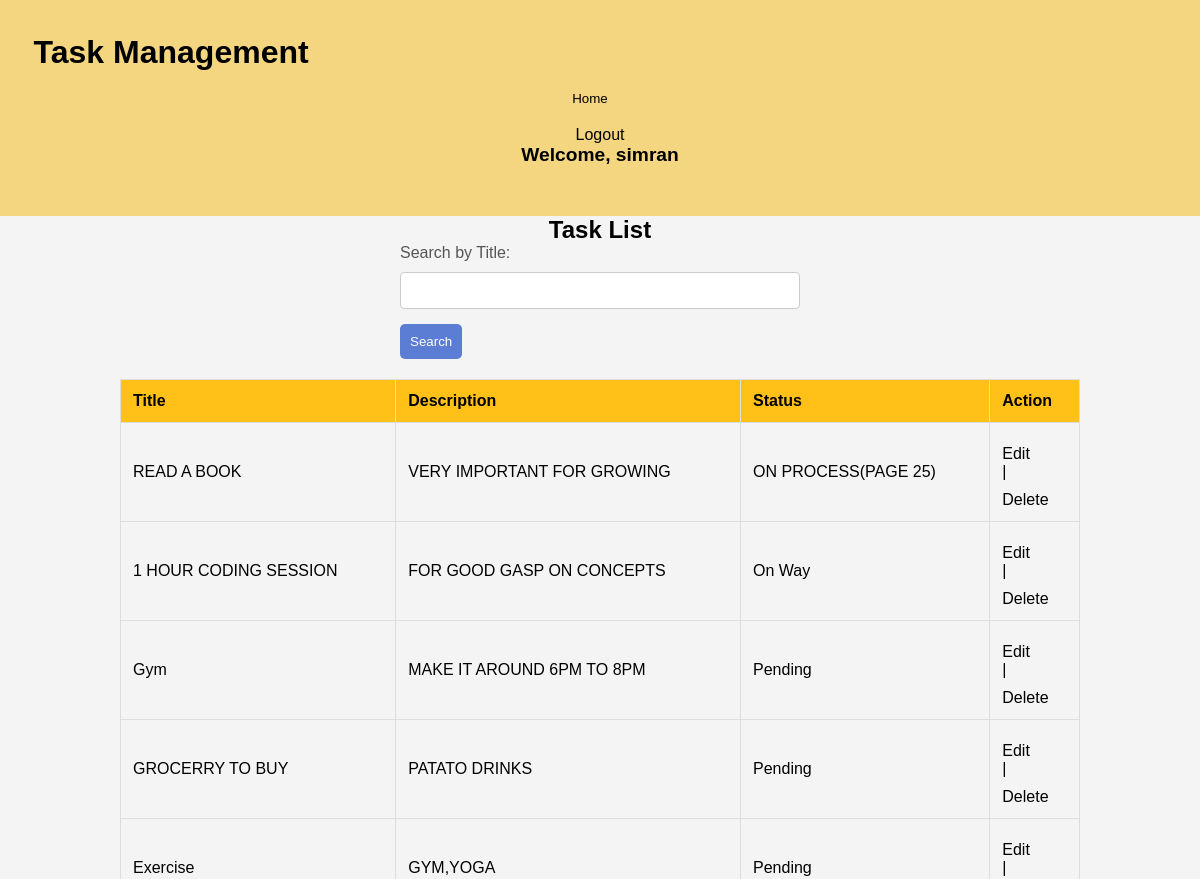
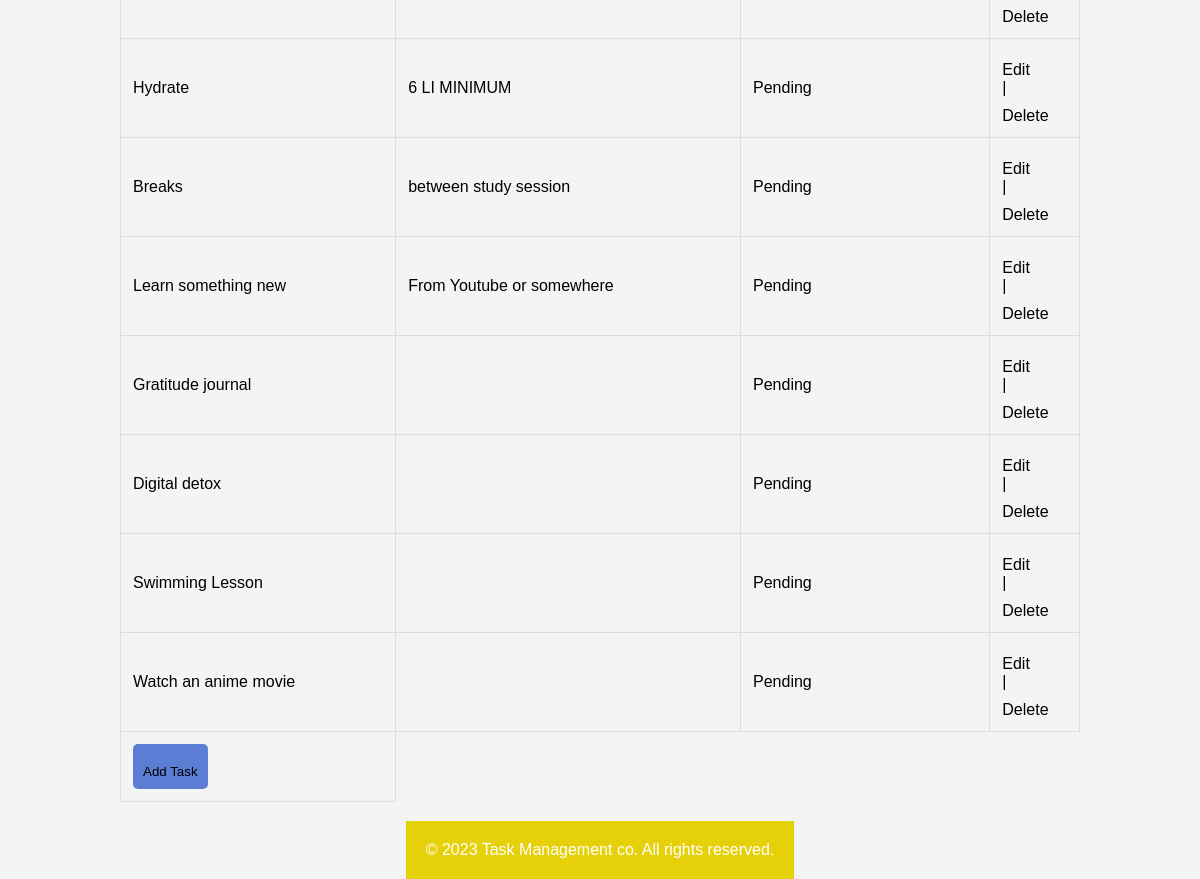
Screenshot of /index.php (signed in) with the database file from the repository (2 pictures, top to bottom).
### tables this page shows
CREATE TABLE `users` (
  `id` int(11) NOT NULL,
  `admin` tinyint(4) NOT NULL,
  `username` varchar(255) NOT NULL,
  `email` varchar(250) NOT NULL,
  `password` varchar(255) NOT NULL,
  `Created_at` timestamp NOT NULL DEFAULT current_timestamp()
);

CREATE TABLE `tasks` (
  `id` int(11) NOT NULL,
  `user_id` int(11) NOT NULL,
  `title` varchar(255) NOT NULL,
  `description` text DEFAULT NULL,
  `status` varchar(20) DEFAULT 'Pending',
  `created_at` timestamp NOT NULL DEFAULT current_timestamp(),
  `updated_at` timestamp NOT NULL DEFAULT current_timestamp() ON UPDATE current_timestamp()
);

### index.php (the view, shortened to what this page needs)
<?php
include 'connect.php';
require_once('header.php');
$user_id = $_SESSION['user_id'];
$search_title = isset($_GET['search']) ? $_GET['search'] : '';
$sql = "SELECT * FROM tasks WHERE user_id = '$user_id' AND title LIKE '%$search_title%'";
$result = $conn->query($sql);
?>
<!DOCTYPE html>
<html lang="en">
<head>
    </head>
    <body>
    <h2>Task List</h2>
    <form method="GET" action="">
        <label for="search">Search by Title:</label>
        <input type="text" id="search" name="search" value="<?= htmlspecialchars($search_title) ?>">
        <button type="submit">Search</button>
    </form>
    <table>
        <thead>
            <tr>
                <th>Title</th>
                <th>Description</th>
                <th>Status</th>
                <th>Action</th>
            </tr>
        </thead>
        <tbody>
            <?php
            if ($result->num_rows > 0) {
                while ($row = $result->fetch_assoc()) {
                    echo "<tr>";
                    echo "<td>{$row['title']}</td>";
                    echo "<td>{$row['description']}</td>";
                    echo "<td>{$row['status']}</td>";
                    echo "<td><a href='edit.php?id={$row['id']}'>Edit</a> | <a href='delete.php?id={$row['id']}'>Delete</a></td>";
                    echo "</tr>";
                }
            } else {
                echo "<tr><td colspan='4'>No tasks found.</td></tr>";
            }
            ?>
            <tr>
            <td><p><button><a href="create.php">Add Task</a></button></p> </td>
        </tbody>
    </table>
    <?php include('footer.php'); ?>
    </body>
</html>

### header.php
<link rel="stylesheet" href="Stylesheet/styler.css">
<header>
    <h1>Task Management </h1>
    <div id="Navigator">
        <nav>
            <ul>
                <li><button id="Page1"><a href="index.php">Home</a></button></li>
                <li>
                    <?php
                    if (isset($_SESSION['user_id'])) {
                        echo '<a href="logout.php">Logout</a>';
                    }
                    ?>
                </li>
            </ul>
        </nav>
    </div>
    <div id="user_detail">
        <table>
            <thead>
                <tr>
                    <?php
                    if (isset($_SESSION['user_id'])) {
                        $user_id = $_SESSION['user_id'];
                        $user_query = "SELECT * FROM users WHERE id = '$user_id'";
                        $user_result = $conn->query($user_query);
                        if ($user_result->num_rows > 0) {
                            $user_data = $user_result->fetch_assoc();
                            echo '<strong style="font-size: 1.2em;">Welcome, ' . $user_data['username'] . '</strong>';
                        }
                    }
                    ?>
                </tr>
            </thead>
        </table>
    </div>
</header>

### footer.php
<footer>
        <p>&copy; 2023 Task Management co. All rights reserved.</p>
</footer>

### styler.css (style rules this page uses)
* { padding: 0; margin: 0; box-sizing: border-box; }
body { font-family: 'Arial', sans-serif; background-color: #f4f4f4; margin: 0; padding: 0; display: flex; flex-direction: column; align-items: center; }
header { background-color: rgba(245, 197, 65, 0.644); color: #000; padding: 10px; text-align: center; width: 100%; }
header h1 { text-align: left; margin-left: 2%; margin-top: 2%; }
nav ul { list-style: none; padding: 0%; text-align: center; }
nav li { text-decoration: none; display: inline; margin-right: 20px; }
nav a { color: black; text-decoration: none; }
nav li button { padding: 10px 20px; border: none; background-color: transparent; cursor: pointer; transition: transform 0.2s ease-in-out; }
table { width: 80%; margin: 20px auto; border-collapse: collapse; }
th, td { padding: 12px; border: 1px solid #ddd; text-align: left; }
th { background-color: rgb(255, 192, 23); color: #000000; }
button { background-color: #5b7dd3; color: #fff; padding: 10px; border: none; border-radius: 5px; cursor: pointer; text-decoration: none; display: inline-block; }
footer { background-color: #e6d009; color: #fff; padding: 20px; text-align: center; margin-top: auto; }
form { width: 100%; max-width: 400px; margin: 0 auto; }
label { display: block; margin-bottom: 5px; color: #555; }
input { width: 100%; padding: 10px; box-sizing: border-box; border: 1px solid #ccc; border-radius: 4px; margin-top: 5px; margin-bottom: 15px; }
a { color: #000000; text-decoration: none; display: block; margin-top: 10px; }

### rows the page displays
users: username "simran"
tasks: title "READ A BOOK", description "VERY IMPORTANT FOR GROWING", status "ON PROCESS(PAGE 25)"
tasks: title "1 HOUR CODING SESSION", description "FOR GOOD GASP ON CONCEPTS", status "On Way"
tasks: title "Gym", description "MAKE IT AROUND 6PM TO 8PM", status "Pending"
tasks: title "GROCERRY TO BUY", description "PATATO DRINKS", status "Pending"
tasks: title "Exercise", description "GYM,YOGA", status "Pending"
tasks: title "Hydrate", description "6 LI MINIMUM", status "Pending"
tasks: title "Breaks", description "between study session", status "Pending"
tasks: title "Learn something new", description "From Youtube or somewhere", status "Pending"
tasks: title "Gratitude journal", status "Pending"
tasks: title "Digital detox", status "Pending"
tasks: title "Swimming Lesson", status "Pending"
tasks: title "Watch an anime movie", status "Pending"
